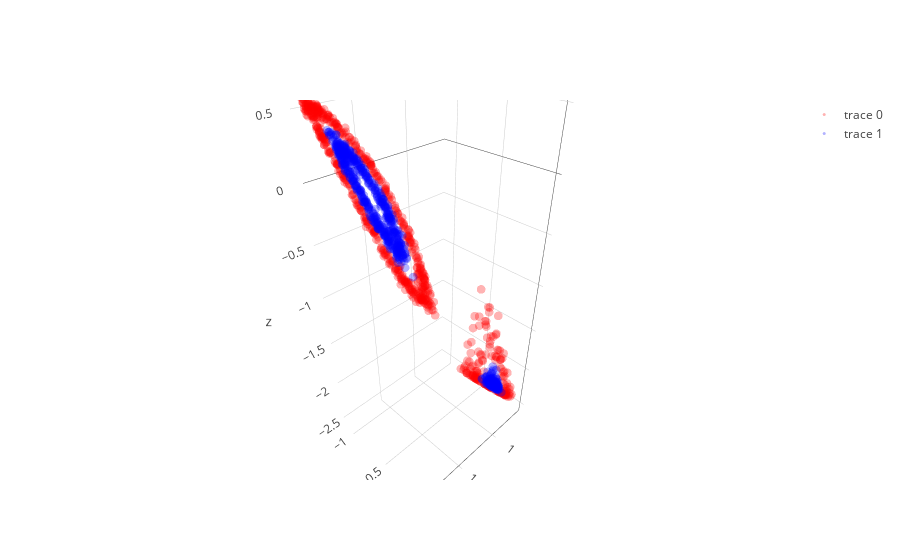
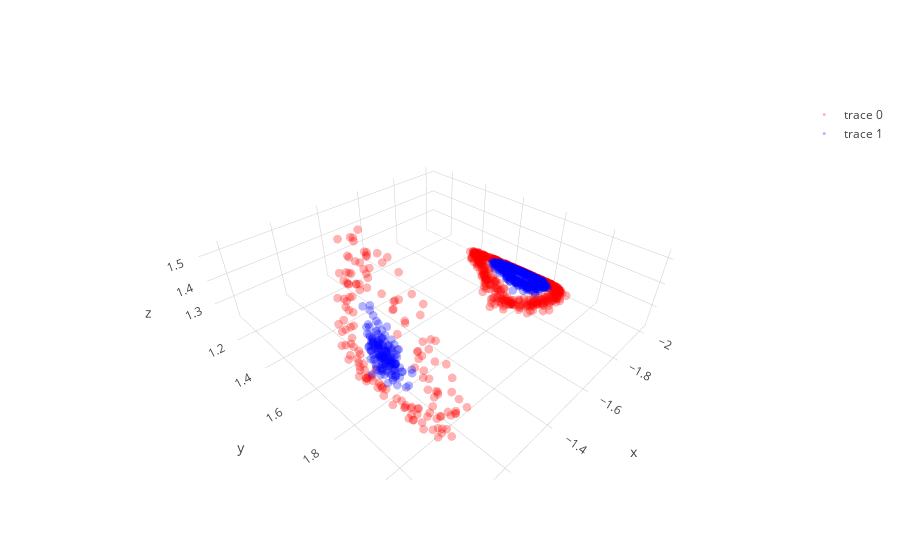
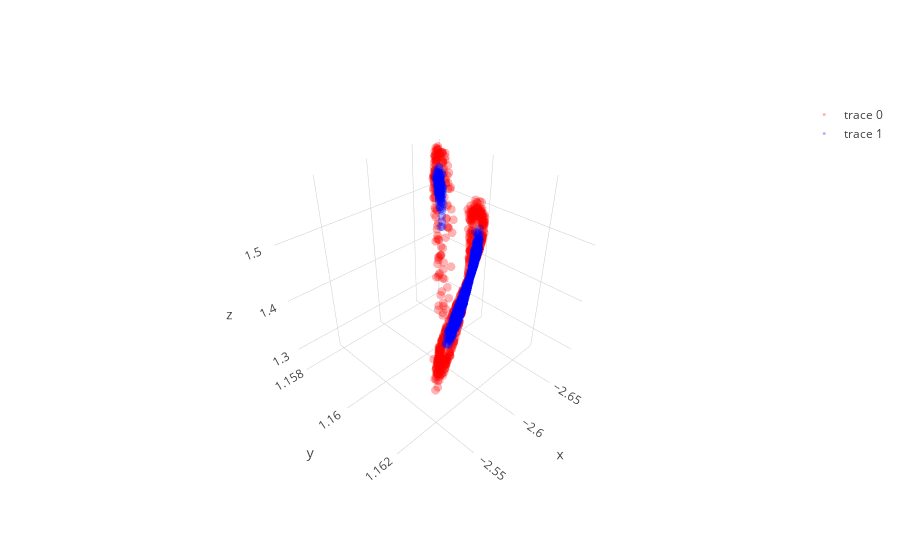

Notebook code cell kept with these figures, in order:
### Code cell
layer1,layer1_var = l1.feed_non(X)
layer2,layer2_var = l2.feed_non(layer1)
layer3,layer3_var = l3.feed_non(layer2)
layer4,layer4_var = l4.feed_linear(layer3)

show_3D(layer1)  
show_3D(layer2)    
show_3D(layer3)   

plt.figure(figsize=(8,6))
plt.scatter(layer4[y==0, 0], np.zeros((len(dsad)//2,1)), color='red',  alpha=0.1)
plt.scatter(layer4[y==1, 0], np.zeros((len(dsad)//2,1)), color='blue', alpha=0.1)
plt.show()

### Figure 1 — Plotly figure (JSON) as saved in the notebook; plotly's stock layout.template omitted (floating-point values rounded to 4 significant figures; data arrays with more than 128 entries replaced by an {"elided": "..."} marker saying what was removed)
{"data": [{"line": {"color": "red", "width": 0.5}, "marker": {"opacity": 0.3, "size": 3}, "mode": "markers", "type": "scatter3d", "uid": "a351c232-0cbf-42fe-9a81-5586ab6f0b2c", "x": {"elided": "650 float values"}, "y": {"elided": "650 float values"}, "z": {"elided": "650 float values"}}, {"line": {"color": "blue", "width": 0.5}, "marker": {"opacity": 0.3, "size": 3}, "mode": "markers", "type": "scatter3d", "uid": "e45ca60c-5d05-434b-b09b-306982649b84", "x": {"elided": "650 float values"}, "y": {"elided": "650 float values"}, "z": {"elided": "650 float values"}}], "layout": {}}

### Figure 2 — Plotly figure (JSON) as saved in the notebook; plotly's stock layout.template omitted (floating-point values rounded to 4 significant figures; data arrays with more than 128 entries replaced by an {"elided": "..."} marker saying what was removed)
{"data": [{"line": {"color": "red", "width": 0.5}, "marker": {"opacity": 0.3, "size": 3}, "mode": "markers", "type": "scatter3d", "uid": "09005af4-ad1f-4ff2-9ff5-c0a9660f9e45", "x": {"elided": "650 float values"}, "y": {"elided": "650 float values"}, "z": {"elided": "650 float values"}}, {"line": {"color": "blue", "width": 0.5}, "marker": {"opacity": 0.3, "size": 3}, "mode": "markers", "type": "scatter3d", "uid": "5c1761c7-2f2c-49c2-99b4-6db91fd33d72", "x": {"elided": "650 float values"}, "y": {"elided": "650 float values"}, "z": {"elided": "650 float values"}}], "layout": {}}

### Figure 3 — Plotly figure (JSON) as saved in the notebook; plotly's stock layout.template omitted (floating-point values rounded to 4 significant figures; data arrays with more than 128 entries replaced by an {"elided": "..."} marker saying what was removed)
{"data": [{"line": {"color": "red", "width": 0.5}, "marker": {"opacity": 0.3, "size": 3}, "mode": "markers", "type": "scatter3d", "uid": "db2df36e-c345-429d-8c92-74f29bb53dad", "x": {"elided": "650 float values"}, "y": {"elided": "650 float values"}, "z": {"elided": "650 float values"}}, {"line": {"color": "blue", "width": 0.5}, "marker": {"opacity": 0.3, "size": 3}, "mode": "markers", "type": "scatter3d", "uid": "2599bf0b-3479-466d-ae39-e656f59ca22f", "x": {"elided": "650 float values"}, "y": {"elided": "650 float values"}, "z": {"elided": "650 float values"}}], "layout": {}}
